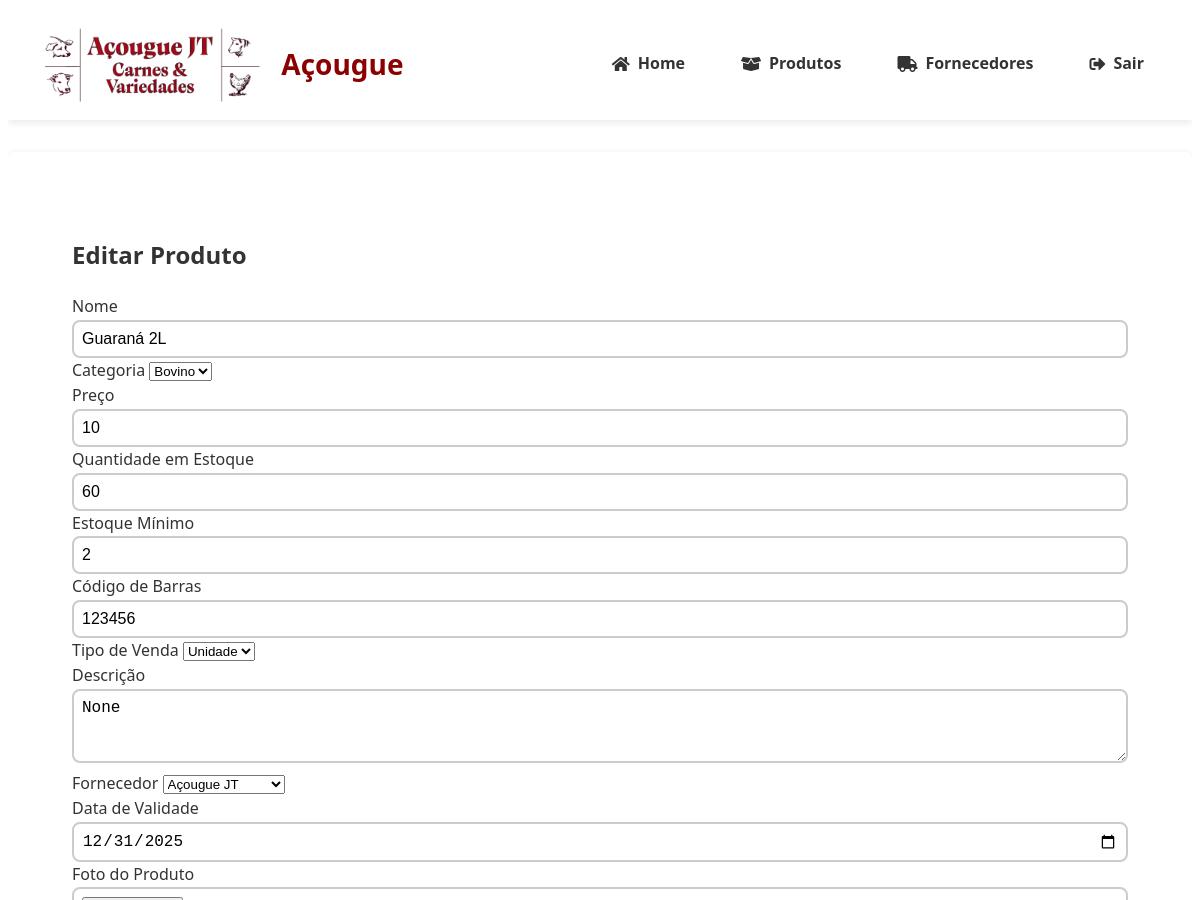
The page /produtos/editar/37 (signed in, upper part) on the database as committed earlier.
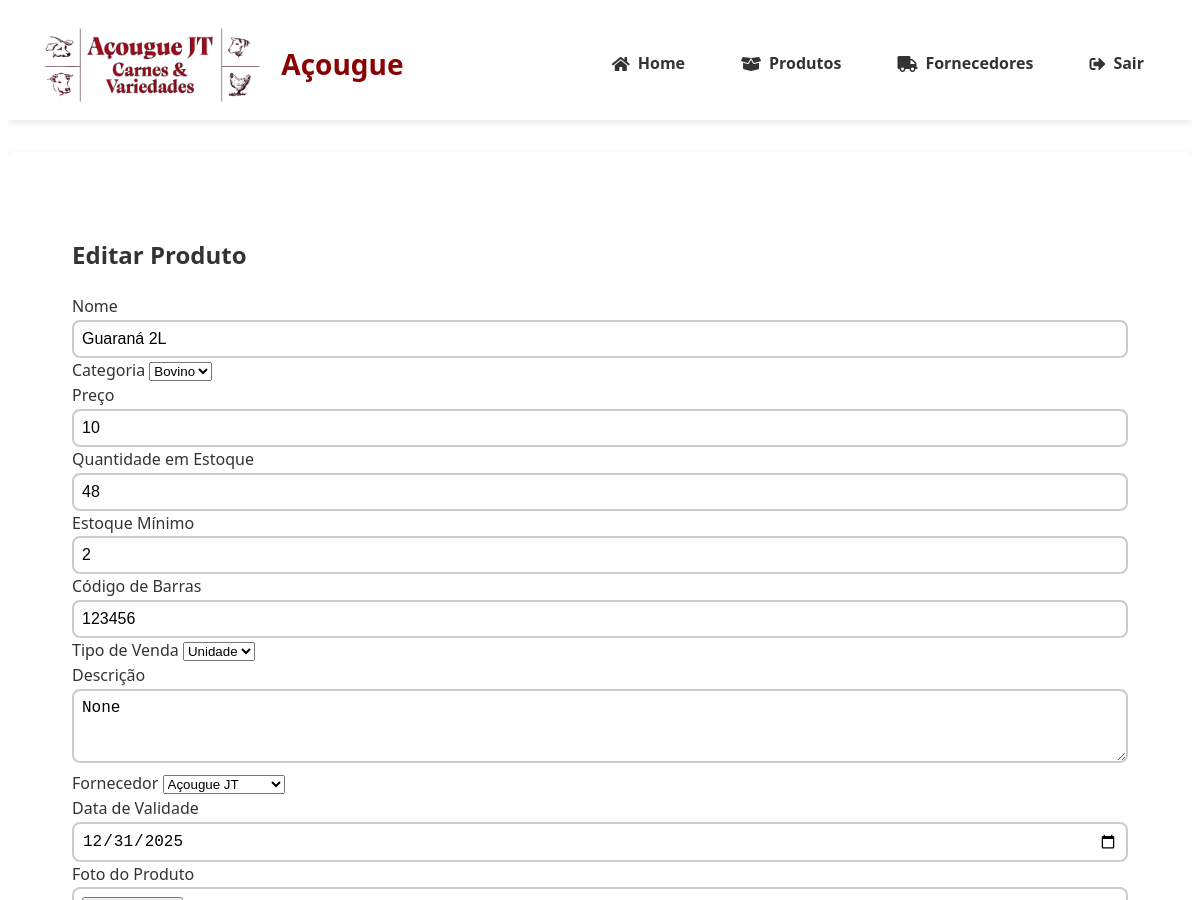
The same page on the database as committed later.
### tables this page shows
CREATE TABLE produtos (
                id INTEGER PRIMARY KEY AUTOINCREMENT,
                nome TEXT NOT NULL,
                descricao TEXT,
                categoria TEXT NOT NULL,
                preco DECIMAL(10,2) NOT NULL,
                quantidade INTEGER NOT NULL,
                estoque_minimo INTEGER DEFAULT 0,
                codigo_barras TEXT UNIQUE,
                foto TEXT,
                fornecedor_id INTEGER REFERENCES fornecedores(id) ON DELETE SET NULL,
                data_validade DATE,
                created_at TIMESTAMP DEFAULT CURRENT_TIMESTAMP,
                updated_at TIMESTAMP DEFAULT CURRENT_TIMESTAMP,
                tipo_venda TEXT NOT NULL DEFAULT 'unidade'
            );

CREATE TABLE fornecedores (
                id INTEGER PRIMARY KEY AUTOINCREMENT,
                nome TEXT NOT NULL,
                cnpj TEXT UNIQUE NOT NULL,
                contato TEXT NOT NULL,
                endereco TEXT
            );

### app.py (the view, shortened to what this page needs)
@app.route('/produtos/editar/<int:id>', methods=['GET', 'POST'])
@login_required
@role_required('gerente')
def editar_produto(id):
    produto = get_produto_by_id(id)
    if not produto:
        abort(404)
    return render_template('produtos/editar.html',
                         produto=produto,
                         fornecedores=get_fornecedores())

### banco_dados.py (called while the page is built)
@contextmanager
def get_db_connection():
    db_path = os.environ.get('DB_PATH', 'acougue.db')
    conn = sqlite3.connect(f'file:{db_path}', uri=True)
    conn.row_factory = sqlite3.Row
    conn.execute("PRAGMA foreign_keys = ON")
    try:
        yield conn
    finally:
        conn.close()

def get_produto_by_id(produto_id):
    with get_db_connection() as conn:
        cursor = conn.execute("SELECT * FROM produtos WHERE id = ?", (produto_id,))
        return cursor.fetchone()

def get_fornecedores(search=None):
    with get_db_connection() as conn:
        cursor = conn.cursor()
        query = "SELECT * FROM fornecedores"
        params = []
        if search:
            query += " WHERE nome LIKE ? OR cnpj LIKE ?"
            search_term = f"%{search}%"
            params.extend([search_term, search_term])
        query += " ORDER BY nome"
        cursor.execute(query, params)
        return [dict(row) for row in cursor.fetchall()]

### templates/produtos/editar.html (shortened to what this page needs)
{% extends "base.html" %}
{% block content %}
<div class="container mt-4">
    <h2>Editar Produto</h2>
    <form method="POST" enctype="multipart/form-data">
        <div class="row">
            <div class="col-md-6">
                <div class="mb-3">
                    <label class="form-label">Nome</label>
                    <input type="text" class="form-control" name="nome" value="{{ produto.nome }}" required>
                </div>
                <div class="mb-3">
                    <label class="form-label">Categoria</label>
                    <select class="form-select" name="categoria" required>
                        <option value="Bovino" {% if produto.categoria == 'Bovino' %}selected{% endif %}>Bovino</option>
                    </select>
                </div>
                <div class="mb-3">
                    <label class="form-label">Preço</label>
                    <input type="number" step="0.01" class="form-control" name="preco" value="{{ produto.preco }}" required>
                </div>
            </div>
            <div class="col-md-6">
                <div class="mb-3">
                    <label class="form-label">Quantidade em Estoque</label>
                    <input type="number" class="form-control" name="quantidade" value="{{ produto.quantidade }}" required>
                </div>
                <div class="mb-3">
                    <label class="form-label">Estoque Mínimo</label>
                    <input type="number" class="form-control" name="estoque_minimo" value="{{ produto.estoque_minimo }}">
                </div>
                <div class="mb-3">
                    <label class="form-label">Código de Barras</label>
                    <input type="text" class="form-control" name="codigo_barras" value="{{ produto.codigo_barras }}">
                </div>
                <div class="mb-3">
                    <label class="form-label">Tipo de Venda</label>
                    <select class="form-select" name="tipo_venda" required>
                        <option value="unidade" {% if produto.tipo_venda == 'unidade' %}selected{% endif %}>Unidade</option>
                    </select>
                </div>
            </div>
        </div>
        <div class="mb-3">
            <label class="form-label">Descrição</label>
            <textarea class="form-control" name="descricao" rows="3">{{ produto.descricao }}</textarea>
        </div>
        <div class="row">
            <div class="col-md-6">
                <div class="mb-3">
                    <label class="form-label">Fornecedor</label>
                    <select class="form-select" name="fornecedor_id">
                        {% for fornecedor in fornecedores %}
                        <option value="{{ fornecedor.id }}" {% if produto.fornecedor_id == fornecedor.id %}selected{% endif %}>
                            {{ fornecedor.nome }}
                        </option>
                        {% endfor %}
                    </select>
                </div>
            </div>
            <div class="col-md-6">
                <div class="mb-3">
                    <label class="form-label">Data de Validade</label>
                    <input type="date" class="form-control" name="data_validade" value="{{ produto.data_validade or '' }}">
                </div>
            </div>
        </div>
        <div class="mb-3">
            <label class="form-label">Foto do Produto</label>
            <input type="file" class="form-control" name="foto">
        </div>
    </form>
</div>
{% endblock %}

Rows that differ between the two databases and show on the page:
changed produtos "Guaraná 2L": quantidade "60" → "48"
